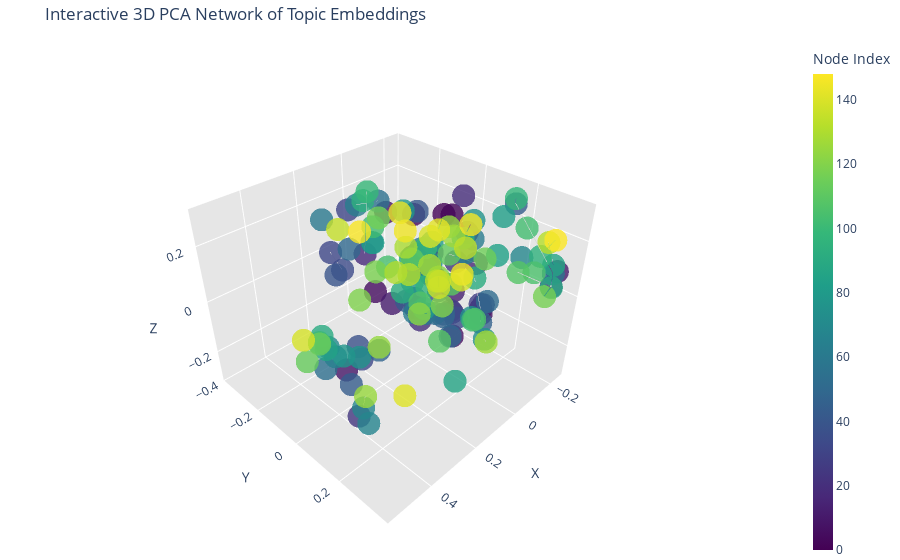
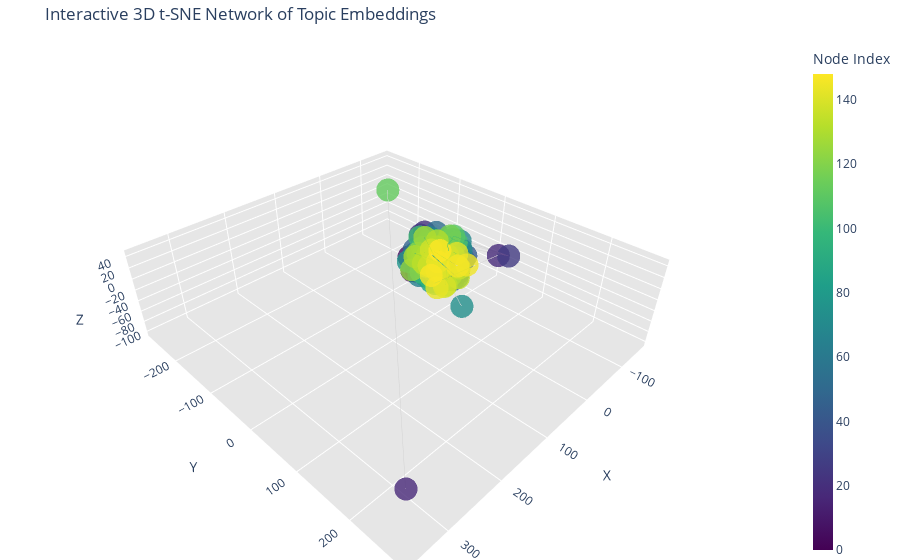

Source (notebook cell) for these figures, in order:
### Code cell
# Install necessary packages if needed
# !pip install plotly networkx scipy scikit-learn pandas

import networkx as nx
import plotly.graph_objects as go
from scipy.spatial import distance
import numpy as np
import pandas as pd
from sklearn.decomposition import PCA
from sklearn.manifold import TSNE


# Apply dimensionality reduction
print("Applying PCA...")
pca_3d = PCA(n_components=3)
pca_result_3d = pca_3d.fit_transform(embeddings_array)

print("Computing t-SNE...")
tsne_3d = TSNE(
    n_components=3, 
    perplexity=min(3, len(embeddings)-1),
    random_state=42, 
    n_iter=500,
    learning_rate='auto',
    init='pca'
)
tsne_result_3d = tsne_3d.fit_transform(embeddings_array)

# Create a Pandas DataFrame for visualization
visualization_data = pd.DataFrame({
    'title': titles,
    'domain': domains,
    'pca_x': pca_result_3d[:, 0],
    'pca_y': pca_result_3d[:, 1],
    'pca_z': pca_result_3d[:, 2],
    'tsne_x': tsne_result_3d[:, 0],
    'tsne_y': tsne_result_3d[:, 1],
    'tsne_z': tsne_result_3d[:, 2]
})

# Create a NetworkX graph
G = nx.Graph()

# Add nodes with attributes
for i in range(len(visualization_data)):
    G.add_node(i, 
               title=visualization_data['title'][i], 
               domain=visualization_data['domain'][i],
               pca_pos=(visualization_data['pca_x'][i], visualization_data['pca_y'][i], visualization_data['pca_z'][i]),
               tsne_pos=(visualization_data['tsne_x'][i], visualization_data['tsne_y'][i], visualization_data['tsne_z'][i]))

# Add edges between similar nodes (using cosine similarity)
# Only connect nodes that are sufficiently similar to avoid a hairball
threshold = 0.8  # Adjust this threshold as needed
print("Computing edges based on cosine similarity...")
for i in range(len(embeddings)):
    for j in range(i+1, len(embeddings)):
        sim = 1 - distance.cosine(embeddings[i], embeddings[j])
        if sim > threshold:
            G.add_edge(i, j, weight=sim)

# Create interactive plots (one for PCA, one for t-SNE)
def create_3d_network_plot(G, pos_attr, title):
    # Extract node positions
    node_x = []
    node_y = []
    node_z = []
    node_text = []
    node_color = list(range(len(G.nodes())))
    
    for node in G.nodes():
        x, y, z = G.nodes[node][pos_attr]
        node_x.append(x)
        node_y.append(y)
        node_z.append(z)
        node_text.append(f"Title: {G.nodes[node]['title']}<br>Domain: {G.nodes[node]['domain']}")
    
    # Create edges
    edge_x = []
    edge_y = []
    edge_z = []
    
    for edge in G.edges():
        x0, y0, z0 = G.nodes[edge[0]][pos_attr]
        x1, y1, z1 = G.nodes[edge[1]][pos_attr]
        # Add None to create a break in the line
        edge_x.extend([x0, x1, None])
        edge_y.extend([y0, y1, None])
        edge_z.extend([z0, z1, None])
    
    # Create edge trace
    edge_trace = go.Scatter3d(
        x=edge_x, y=edge_y, z=edge_z,
        line=dict(width=1, color='lightgrey'),
        hoverinfo='none',
        mode='lines'
    )
    
    # Create node trace
    node_trace = go.Scatter3d(
        x=node_x, y=node_y, z=node_z,
        mode='markers',
        marker=dict(
            size=8,
            color=node_color,
            colorscale='Viridis',
            opacity=0.8,
            colorbar=dict(
                thickness=20,
                title='Node Index'
            )
        ),
        text=node_text,
        hoverinfo='text'
    )
    
    # Create the figure
    fig = go.Figure(data=[edge_trace, node_trace])
    fig.update_layout(
        title=title,
        scene=dict(
            xaxis=dict(
                title='X', 
                showbackground=True,
                backgroundcolor='rgb(230, 230, 230)',
                showgrid=True,
                gridcolor='white',
                gridwidth=2,
                zerolinecolor='white'
            ),
            yaxis=dict(
                title='Y', 
                showbackground=True,
                backgroundcolor='rgb(230, 230, 230)',
                showgrid=True,
                gridcolor='white',
                gridwidth=2,
                zerolinecolor='white'
            ),
            zaxis=dict(
                title='Z', 
                showbackground=True,
                backgroundcolor='rgb(230, 230, 230)',
                showgrid=True,
                gridcolor='white',
                gridwidth=2,
                zerolinecolor='white'
            )
        ),
        margin=dict(l=0, r=0, b=0, t=40),
        showlegend=False,
        hovermode='closest',
        scene_camera=dict(
            up=dict(x=0, y=0, z=1),
            center=dict(x=0, y=0, z=0),
            eye=dict(x=1.5, y=1.5, z=1.5)
        )
    )
    return fig
# Create the PCA visualization
pca_fig = create_3d_network_plot(G, 'pca_pos', 'Interactive 3D PCA Network of Topic Embeddings')

# Create the t-SNE visualization
tsne_fig = create_3d_network_plot(G, 'tsne_pos', 'Interactive 3D t-SNE Network of Topic Embeddings')

# Print some graph statistics
print(f"Graph has {G.number_of_nodes()} nodes and {G.number_of_edges()} edges")
print(f"Total explained variance with 3 PCA components: {sum(pca_3d.explained_variance_ratio_):.2f}")

# Display the plots
print("Displaying interactive PCA visualization...")
pca_fig.show()

print("Displaying interactive t-SNE visualization...")
tsne_fig.show()

### Figure 1 — Plotly figure (JSON) as saved in the notebook; plotly's stock layout.template omitted (floating-point values rounded to 4 significant figures; data arrays with more than 128 entries replaced by an {"elided": "..."} marker saying what was removed)
{"data": [{"hoverinfo": "none", "line": {"color": "lightgrey", "width": 1}, "mode": "lines", "type": "scatter3d", "x": [-0.1201, -0.1347, null, -0.1178, -0.1311, null, -0.1946, -0.1577, null, -0.08801, -0.1275, null, -0.1913, -0.1402, null, 0.04712, 0.02957, null, -0.2148, -0.1808, null, -0.2148, -0.2157, null, -0.2148, -0.1989, null, -0.2148, -0.2327, null, 0.1195, 0.1101, null, -0.1441, -0.1808, null, -0.1441, -0.2141, null, -0.1259, -0.07171, null, 0.003603, 0.04317, null, -0.1808, -0.2157, null, 0.4465, 0.4331, null, -0.2061, -0.1972, null, -0.2321, -0.1944, null, -0.2157, -0.1989, null, -0.2157, -0.2327, null, -0.1674, -0.2365, null, -0.1733, -0.1658, null], "y": [0.1378, 0.09135, null, -0.04189, -0.07246, null, 0.08824, 0.1166, null, 0.08013, 0.06279, null, 0.05066, -0.0286, null, -0.2472, -0.248, null, 0.3293, 0.347, null, 0.3293, 0.33, null, 0.3293, 0.2134, null, 0.3293, 0.3023, null, -0.3454, -0.297, null, 0.2097, 0.347, null, 0.2097, 0.1628, null, -0.06742, -0.06945, null, -0.2241, -0.2872, null, 0.347, 0.33, null, 0.1703, 0.1658, null, 0.1054, 0.1209, null, 0.3157, 0.3076, null, 0.33, 0.2134, null, 0.33, 0.3023, null, 0.3026, 0.3061, null, -0.09911, -0.08908, null], "z": [-0.1027, -0.008318, null, 0.1849, 0.111, null, -0.1886, -0.1924, null, 0.1786, 0.1838, null, 0.006432, 0.03084, null, 0.01826, 0.246, null, 0.03228, 0.1052, null, 0.03228, 0.02889, null, 0.03228, 0.03993, null, 0.03228, -0.02777, null, 0.01314, -0.041, null, 0.3028, 0.1052, null, 0.3028, 0.2792, null, -0.2323, -0.2071, null, 0.2116, 0.1891, null, 0.1052, 0.02889, null, -0.1431, -0.1106, null, -0.3013, -0.3001, null, 0.09796, 0.1914, null, 0.02889, 0.03993, null, 0.02889, -0.02777, null, 0.1526, 0.1814, null, -0.1105, -0.147, null]}, {"hoverinfo": "text", "marker": {"color": {"elided": "149 int values"}, "colorbar": {"thickness": 20, "title": {"text": "Node Index"}}, "colorscale": [[0, "#440154"], [0.1111, "#482878"], [0.2222, "#3e4989"], [0.3333, "#31688e"], [0.4444, "#26828e"], [0.5556, "#1f9e89"], [0.6667, "#35b779"], [0.7778, "#6ece58"], [0.8889, "#b5de2b"], [1, "#fde725"]], "opacity": 0.8, "size": 8}, "mode": "markers", "text": {"elided": "149 str values"}, "type": "scatter3d", "x": {"elided": "149 float values"}, "y": {"elided": "149 float values"}, "z": {"elided": "149 float values"}}], "layout": {"hovermode": "closest", "margin": {"b": 0, "l": 0, "r": 0, "t": 40}, "scene": {"camera": {"center": {"x": 0, "y": 0, "z": 0}, "eye": {"x": 1.5, "y": 1.5, "z": 1.5}, "up": {"x": 0, "y": 0, "z": 1}}, "xaxis": {"backgroundcolor": "rgb(230, 230, 230)", "gridcolor": "white", "gridwidth": 2, "showbackground": true, "showgrid": true, "title": {"text": "X"}, "zerolinecolor": "white"}, "yaxis": {"backgroundcolor": "rgb(230, 230, 230)", "gridcolor": "white", "gridwidth": 2, "showbackground": true, "showgrid": true, "title": {"text": "Y"}, "zerolinecolor": "white"}, "zaxis": {"backgroundcolor": "rgb(230, 230, 230)", "gridcolor": "white", "gridwidth": 2, "showbackground": true, "showgrid": true, "title": {"text": "Z"}, "zerolinecolor": "white"}}, "showlegend": false, "title": {"text": "Interactive 3D PCA Network of Topic Embeddings"}}}

### Figure 2 — Plotly figure (JSON) as saved in the notebook; plotly's stock layout.template omitted (floating-point values rounded to 4 significant figures; data arrays with more than 128 entries replaced by an {"elided": "..."} marker saying what was removed)
{"data": [{"hoverinfo": "none", "line": {"color": "lightgrey", "width": 1}, "mode": "lines", "type": "scatter3d", "x": [2.43, 1.955, null, -26.59, -31.81, null, 15.26, 20.04, null, -20.11, 11.42, null, 354.2, -154.6, null, -85.36, 22.84, null, -130.5, -26.73, null, -130.5, -36.37, null, -130.5, -34.44, null, -130.5, -38.63, null, 8.769, 12.69, null, -21.53, -26.73, null, -21.53, -20.18, null, 6.464, 25.68, null, 53.81, -10.17, null, -26.73, -36.37, null, -9.126, -12.83, null, -44.58, 12.93, null, -37.47, 3.425, null, -36.37, -34.44, null, -36.37, -38.63, null, -19.43, -17.75, null, 23.22, 18.77, null], "y": [-29.51, -24.4, null, 10.67, 12.69, null, -14.13, -11.16, null, -42.82, 50.12, null, 273.1, -270.2, null, 55.74, 16.26, null, 46.25, -2.412, null, 46.25, -0.8467, null, 46.25, 1.784, null, 46.25, -9.627, null, 37.81, 39.85, null, 2.109, -2.412, null, 2.109, 6.661, null, 17.47, -25.6, null, 34.24, 33.95, null, -2.412, -0.8467, null, 3.197, -0.9403, null, 21.18, -17.28, null, -11.34, 22.93, null, -0.8467, 1.784, null, -0.8467, -9.627, null, -14.32, -11.18, null, -4.418, -0.8198, null], "z": [-3.111, -5.812, null, 4.283, 2.305, null, 12.92, 15.07, null, -3.519, 14.1, null, -0.5409, -22.53, null, -6.157, -28.25, null, -30.6, 14.93, null, -30.6, 20.42, null, -30.6, 28.53, null, -30.6, 22.4, null, -11.54, -7.809, null, 14.9, 14.93, null, 14.9, 8.567, null, 0.5603, 10.44, null, 45.57, -23.62, null, 14.93, 20.42, null, -26.79, -24.13, null, -104.6, 37.44, null, 1.616, -37.47, null, 20.42, 28.53, null, 20.42, 22.4, null, -0.9629, 3.527, null, -4.99, -4.379, null]}, {"hoverinfo": "text", "marker": {"color": {"elided": "149 int values"}, "colorbar": {"thickness": 20, "title": {"text": "Node Index"}}, "colorscale": [[0, "#440154"], [0.1111, "#482878"], [0.2222, "#3e4989"], [0.3333, "#31688e"], [0.4444, "#26828e"], [0.5556, "#1f9e89"], [0.6667, "#35b779"], [0.7778, "#6ece58"], [0.8889, "#b5de2b"], [1, "#fde725"]], "opacity": 0.8, "size": 8}, "mode": "markers", "text": {"elided": "149 str values"}, "type": "scatter3d", "x": {"elided": "149 float values"}, "y": {"elided": "149 float values"}, "z": {"elided": "149 float values"}}], "layout": {"hovermode": "closest", "margin": {"b": 0, "l": 0, "r": 0, "t": 40}, "scene": {"camera": {"center": {"x": 0, "y": 0, "z": 0}, "eye": {"x": 1.5, "y": 1.5, "z": 1.5}, "up": {"x": 0, "y": 0, "z": 1}}, "xaxis": {"backgroundcolor": "rgb(230, 230, 230)", "gridcolor": "white", "gridwidth": 2, "showbackground": true, "showgrid": true, "title": {"text": "X"}, "zerolinecolor": "white"}, "yaxis": {"backgroundcolor": "rgb(230, 230, 230)", "gridcolor": "white", "gridwidth": 2, "showbackground": true, "showgrid": true, "title": {"text": "Y"}, "zerolinecolor": "white"}, "zaxis": {"backgroundcolor": "rgb(230, 230, 230)", "gridcolor": "white", "gridwidth": 2, "showbackground": true, "showgrid": true, "title": {"text": "Z"}, "zerolinecolor": "white"}}, "showlegend": false, "title": {"text": "Interactive 3D t-SNE Network of Topic Embeddings"}}}
